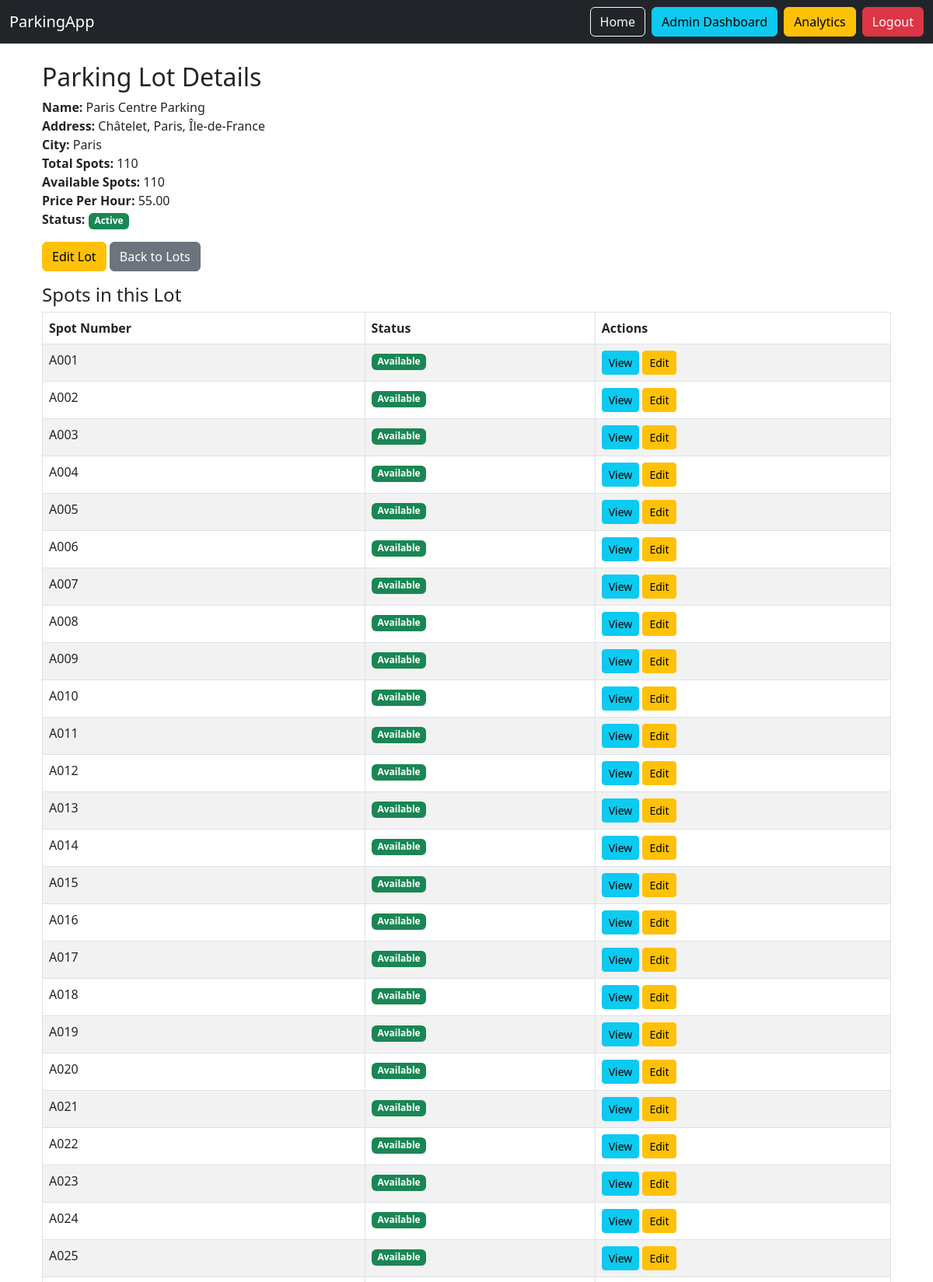
Page /admin/lots/9 (signed in, upper part) on the committed database.
### app/models/parking.py (models this page shows, shortened)
class ParkingLot(BaseModel):
    __tablename__ = "parking_lots"
    name = db.Column(db.String(200), nullable=False)
    address = db.Column(db.Text, nullable=False)
    city_id = db.Column(db.Integer, db.ForeignKey('cities.id'), nullable=False)
    total_spots = db.Column(db.Integer, nullable=False, default=0)
    available_spots = db.Column(db.Integer, nullable=False, default=0)
    price_per_hour = db.Column(db.Numeric(10, 2), nullable=False, default=Decimal('10.00'))
    status = db.Column(db.Enum(ParkingLotStatus), default=ParkingLotStatus.ACTIVE, nullable=False)
    city = db.relationship('City', back_populates='parking_lots')
    parking_spots = db.relationship('ParkingSpot', back_populates='parking_lot', cascade='all, delete-orphan')

class ParkingSpot(BaseModel):
    __tablename__ = "parking_spots"
    spot_number = db.Column(db.String(10), nullable=False)
    parking_lot_id = db.Column(db.Integer, db.ForeignKey('parking_lots.id'), nullable=False)
    status = db.Column(db.Enum(SpotStatus), default=SpotStatus.AVAILABLE.value, nullable=False)
    parking_lot = db.relationship('ParkingLot', back_populates='parking_spots')
    reservations = db.relationship('Reservation', back_populates='parking_spot')
    __table_args__ = (db.UniqueConstraint('spot_number', 'parking_lot_id'),)

### app/models/geography.py (models this page shows, shortened)
class City(BaseModel):
    __tablename__ = "cities"
    name = db.Column(db.String(100), nullable=False)
    state_id = db.Column(db.Integer, db.ForeignKey('states.id'), nullable=False)
    pin_code = db.Column(db.String(20), nullable=True)  # Optional pincode
    status = db.Column(db.Enum(GeographyStatus), default=GeographyStatus.ACTIVE, nullable=False)
    state = db.relationship('State', back_populates='cities')
    parking_lots = db.relationship('ParkingLot', back_populates='city', cascade='all, delete-orphan')  # Connection to parking system
    __table_args__ = (db.UniqueConstraint('name', 'state_id', name='unique_city_per_state'),)

### app/routes/admin.py (the view)
@admin_bp.route('/lots/<int:lot_id>')
@require_permission(PermissionType.VIEW_PARKING_DETAILS.value)
@refresh_db_session
def view_parking_lot_details(lot_id):
    lot = ParkingLot.query.get_or_404(lot_id)
    spots = ParkingSpot.query.filter_by(parking_lot_id=lot.id).all()
    return render_template('admin/parking/lot_details.html', lot=lot, spots=spots)

### app/routes/admin.py (called while the page is built)
def refresh_db_session(func):
    @wraps(func)
    def wrapper(*args, **kwargs):
        db.session.expire_all()  # clears SQLAlchemy cache
        return func(*args, **kwargs)
    return wrapper

### app/templates/admin/parking/lot_details.html
{% extends 'base.html' %}
{% block content %}
<div class="container mt-4">
  <h2>Parking Lot Details</h2>
  <div class="mb-3">
    <strong>Name:</strong> {{ lot.name }}<br>
    <strong>Address:</strong> {{ lot.address }}<br>
    <strong>City:</strong> {{ lot.city.name if lot.city else '' }}<br>
    <strong>Total Spots:</strong> {{ lot.total_spots }}<br>
    <strong>Available Spots:</strong> {{ lot.available_spots }}<br>
    <strong>Price Per Hour:</strong> {{ lot.price_per_hour }}<br>
    <strong>Status:</strong>
    {% if lot.status.value == 'active' %}
      <span class="badge bg-success">Active</span>
    {% elif lot.status.value == 'inactive' %}
      <span class="badge bg-secondary">Inactive</span>
    {% elif lot.status.value == 'under_maintenance' %}
      <span class="badge bg-warning text-dark">Under Maintenance</span>
    {% elif lot.status.value == 'banned' %}
      <span class="badge bg-danger">Banned</span>
    {% else %}
      <span class="badge bg-light text-dark">{{ lot.status.value|capitalize }}</span>
    {% endif %}
  </div>
  <a href="{{ url_for('admin.edit_parking_lot', lot_id=lot.id) }}" class="btn btn-warning mb-3">Edit Lot</a>
  <a href="{{ url_for('admin.list_lots') }}" class="btn btn-secondary mb-3">Back to Lots</a>
  <h4>Spots in this Lot</h4>
  <table class="table table-bordered table-striped">
    <thead>
      <tr>
        <th>Spot Number</th>
        <th>Status</th>
        <th>Actions</th>
      </tr>
    </thead>
    <tbody>
      {% for spot in spots %}
      <tr>
        <td>{{ spot.spot_number }}</td>
        <td>
          {% if spot.status.value == 'available' %}
            <span class="badge bg-success">Available</span>
          {% elif spot.status.value == 'occupied' %}
            <span class="badge bg-danger">Occupied</span>
          {% elif spot.status.value == 'reserved' %}
            <span class="badge bg-warning text-dark">Reserved</span>
          {% elif spot.status.value == 'under_maintenance' %}
            <span class="badge bg-secondary">Under Maintenance</span>
          {% elif spot.status.value == 'banned' %}
            <span class="badge bg-dark">Banned</span>
          {% else %}
            <span class="badge bg-light text-dark">{{ spot.status.value|capitalize }}</span>
          {% endif %}
        </td>
        <td>
          <a href="{{ url_for('admin.view_parking_spot_details', spot_id=spot.id) }}" class="btn btn-info btn-sm">View</a>
          <a href="{{ url_for('admin.edit_parking_spot', spot_id=spot.id) }}" class="btn btn-warning btn-sm">Edit</a>
        </td>
      </tr>
      {% endfor %}
    </tbody>
  </table>
</div>
{% endblock %}

### rows in the picture
ParkingLot: name "Paris Centre Parking", address "Châtelet, Paris, Île-de-France", total_spots "110", available_spots "110", price_per_hour "55.00"
City: city "Paris"
ParkingSpot: spot_number "A001", status "Available"
ParkingSpot: spot_number "A002", status "Available"
ParkingSpot: spot_number "A003", status "Available"
ParkingSpot: spot_number "A004", status "Available"
ParkingSpot: spot_number "A005", status "Available"
ParkingSpot: spot_number "A006", status "Available"
ParkingSpot: spot_number "A007", status "Available"
ParkingSpot: spot_number "A008", status "Available"
ParkingSpot: spot_number "A009", status "Available"
ParkingSpot: spot_number "A010", status "Available"
ParkingSpot: spot_number "A011", status "Available"
ParkingSpot: spot_number "A012", status "Available"
ParkingSpot: spot_number "A013", status "Available"
ParkingSpot: spot_number "A014", status "Available"
ParkingSpot: spot_number "A015", status "Available"
ParkingSpot: spot_number "A016", status "Available"
ParkingSpot: spot_number "A017", status "Available"
ParkingSpot: spot_number "A018", status "Available"
ParkingSpot: spot_number "A019", status "Available"
ParkingSpot: spot_number "A020", status "Available"
ParkingSpot: spot_number "A021", status "Available"
ParkingSpot: spot_number "A022", status "Available"
ParkingSpot: spot_number "A023", status "Available"
ParkingSpot: spot_number "A024", status "Available"
ParkingSpot: spot_number "A025", status "Available"
